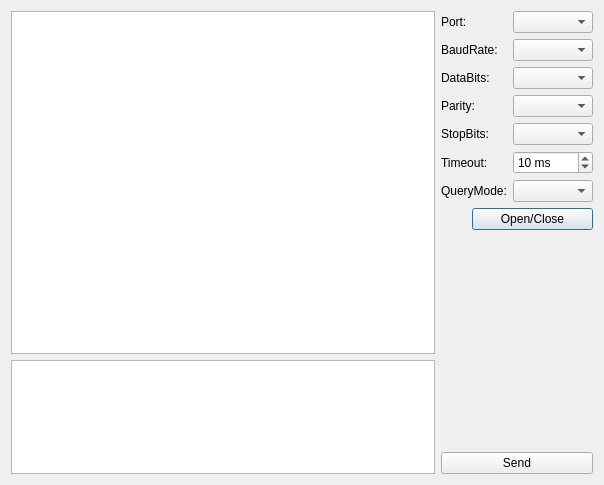
<?xml version="1.0" encoding="UTF-8"?>
<ui version="4.0">
 <class>Dialog</class>
 <widget class="QDialog" name="Dialog">
  <property name="geometry">
   <rect>
    <x>0</x>
    <y>0</y>
    <width>604</width>
    <height>485</height>
   </rect>
  </property>
  <property name="windowTitle">
   <string>Dialog</string>
  </property>
  <layout class="QHBoxLayout" name="horizontalLayout_2">
   <item>
    <layout class="QVBoxLayout" name="verticalLayout" stretch="3,1">
     <item>
      <widget class="QPlainTextEdit" name="recvEdit">
       <property name="maximumBlockCount">
        <number>800</number>
       </property>
      </widget>
     </item>
     <item>
      <widget class="QPlainTextEdit" name="sendEdit"/>
     </item>
    </layout>
   </item>
   <item>
    <layout class="QVBoxLayout" name="verticalLayout_2">
     <item>
      <layout class="QFormLayout" name="formLayout">
       <item row="0" column="0">
        <widget class="QLabel" name="label">
         <property name="text">
          <string>Port:</string>
         </property>
        </widget>
       </item>
       <item row="0" column="1">
        <widget class="QComboBox" name="portBox"/>
       </item>
       <item row="1" column="0">
        <widget class="QLabel" name="label_2">
         <property name="text">
          <string>BaudRate:</string>
         </property>
        </widget>
       </item>
       <item row="1" column="1">
        <widget class="QComboBox" name="baudRateBox"/>
       </item>
       <item row="2" column="0">
        <widget class="QLabel" name="label_3">
         <property name="text">
          <string>DataBits:</string>
         </property>
        </widget>
       </item>
       <item row="2" column="1">
        <widget class="QComboBox" name="dataBitsBox"/>
       </item>
       <item row="3" column="0">
        <widget class="QLabel" name="label_4">
         <property name="text">
          <string>Parity:</string>
         </property>
        </widget>
       </item>
       <item row="3" column="1">
        <widget class="QComboBox" name="parityBox"/>
       </item>
       <item row="4" column="0">
        <widget class="QLabel" name="label_5">
         <property name="text">
          <string>StopBits:</string>
         </property>
        </widget>
       </item>
       <item row="4" column="1">
        <widget class="QComboBox" name="stopBitsBox"/>
       </item>
       <item row="6" column="0">
        <widget class="QLabel" name="label_6">
         <property name="text">
          <string>QueryMode:</string>
         </property>
        </widget>
       </item>
       <item row="6" column="1">
        <widget class="QComboBox" name="queryModeBox"/>
       </item>
       <item row="5" column="1">
        <widget class="QSpinBox" name="timeoutBox">
         <property name="suffix">
          <string> ms</string>
         </property>
         <property name="minimum">
          <number>-1</number>
         </property>
         <property name="maximum">
          <number>10000</number>
         </property>
         <property name="singleStep">
          <number>10</number>
         </property>
         <property name="value">
          <number>10</number>
         </property>
        </widget>
       </item>
       <item row="5" column="0">
        <widget class="QLabel" name="label_7">
         <property name="text">
          <string>Timeout:</string>
         </property>
        </widget>
       </item>
      </layout>
     </item>
     <item>
      <layout class="QHBoxLayout" name="horizontalLayout">
       <item>
        <widget class="HLed" name="led" native="true">
         <property name="sizePolicy">
          <sizepolicy hsizetype="Fixed" vsizetype="Fixed">
           <horstretch>0</horstretch>
           <verstretch>0</verstretch>
          </sizepolicy>
         </property>
         <property name="minimumSize">
          <size>
           <width>20</width>
           <height>20</height>
          </size>
         </property>
         <property name="maximumSize">
          <size>
           <width>25</width>
           <height>25</height>
          </size>
         </property>
        </widget>
       </item>
       <item>
        <widget class="QPushButton" name="openCloseButton">
         <property name="text">
          <string>Open/Close</string>
         </property>
        </widget>
       </item>
      </layout>
     </item>
     <item>
      <spacer name="verticalSpacer">
       <property name="orientation">
        <enum>Qt::Vertical</enum>
       </property>
       <property name="sizeHint" stdset="0">
        <size>
         <width>20</width>
         <height>40</height>
        </size>
       </property>
      </spacer>
     </item>
     <item>
      <widget class="QPushButton" name="sendButton">
       <property name="text">
        <string>Send</string>
       </property>
      </widget>
     </item>
    </layout>
   </item>
  </layout>
 </widget>
 <layoutdefault spacing="6" margin="11"/>
 <customwidgets>
  <customwidget>
   <class>HLed</class>
   <extends>QWidget</extends>
   <header>hled.h</header>
   <container>1</container>
  </customwidget>
 </customwidgets>
 <resources/>
 <connections/>
</ui>
